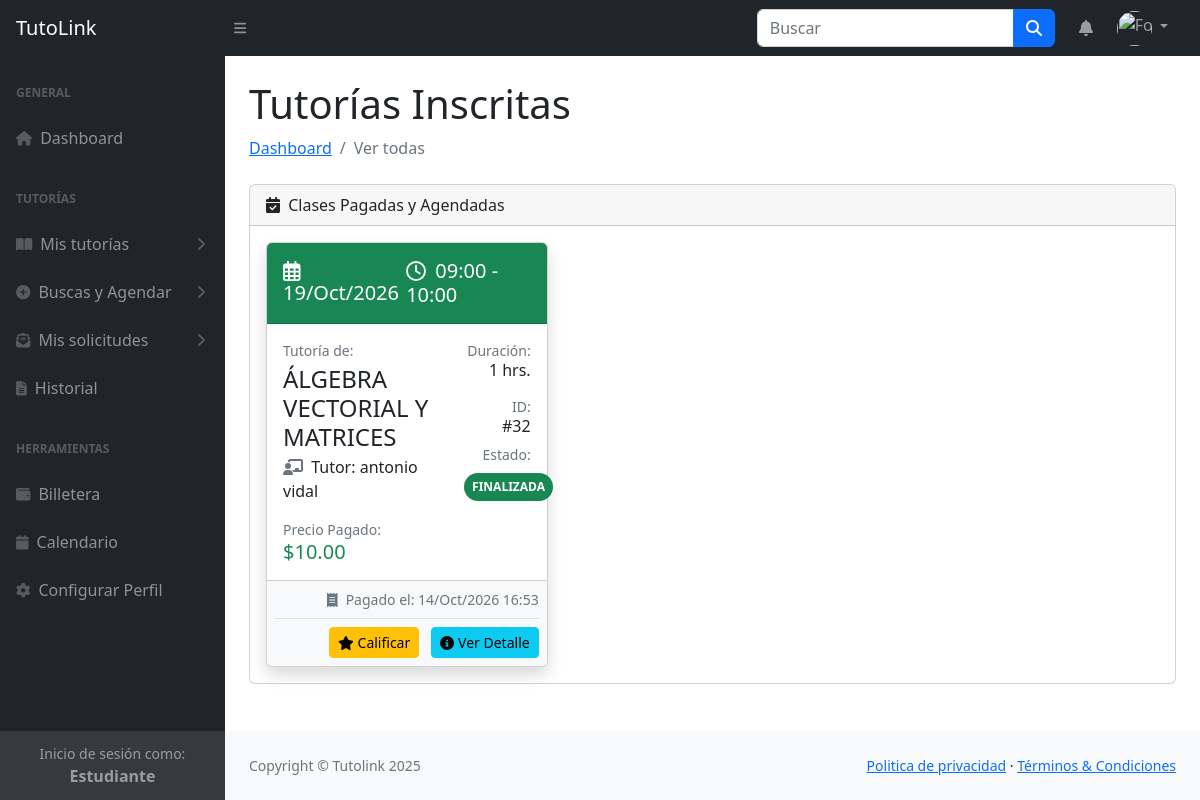
The page /Estudiante/VerTutorias.php (signed in) on the database its author committed.
### tables this page shows
CREATE TABLE `solicitudes_tutorias` (
  `id` int(11) NOT NULL AUTO_INCREMENT,
  `id_estudiante` int(11) NOT NULL,
  `id_tutor` int(11) NOT NULL,
  `id_oferta` int(11) NOT NULL,
  `fecha` date NOT NULL,
  `hora_inicio` time NOT NULL,
  `hora_fin` time NOT NULL,
  `duracion` decimal(3,1) NOT NULL,
  `precio_total` decimal(10,2) NOT NULL,
  `fecha_pago` datetime DEFAULT NULL,
  `estado` enum('PENDIENTE','ACEPTADA','CONFIRMADA','COMPLETADA','CANCELADA') DEFAULT 'PENDIENTE',
  `fecha_creacion` timestamp NOT NULL DEFAULT current_timestamp(),
  `fecha_cierre` datetime DEFAULT NULL,
  `fecha_cancelacion` datetime DEFAULT NULL,
  `link_sala_virtual` varchar(255) DEFAULT NULL,
  `motivo_rechazo` varchar(500) DEFAULT NULL,
  `comision_estudiante` decimal(10,2) DEFAULT NULL,
  `comision_tutor` decimal(10,2) DEFAULT NULL,
  `monto_neto_tutor` decimal(10,2) DEFAULT NULL,
  PRIMARY KEY (`id`),
  KEY `fk_solicitudes_estudiante` (`id_estudiante`),
  KEY `fk_solicitudes_tutor` (`id_tutor`),
  KEY `fk_solicitudes_oferta` (`id_oferta`),
  KEY `idx_sesion_grupal` (`id_tutor`,`id_oferta`,`fecha`,`hora_inicio`,`hora_fin`,`estado`),
  CONSTRAINT `fk_solicitudes_estudiante` FOREIGN KEY (`id_estudiante`) REFERENCES `usuarios` (`id`),
  CONSTRAINT `fk_solicitudes_oferta` FOREIGN KEY (`id_oferta`) REFERENCES `ofertas_tutorias` (`id`),
  CONSTRAINT `fk_solicitudes_tutor` FOREIGN KEY (`id_tutor`) REFERENCES `usuarios` (`id`)
);

CREATE TABLE `materias` (
  `id` int(11) NOT NULL AUTO_INCREMENT,
  `nombre_materia` varchar(100) NOT NULL,
  `descripcion` text DEFAULT NULL,
  PRIMARY KEY (`id`),
  UNIQUE KEY `nombre_materia` (`nombre_materia`)
);

CREATE TABLE `usuarios` (
  `id` int(11) NOT NULL AUTO_INCREMENT,
  `nombre` varchar(50) NOT NULL,
  `apellido` varchar(50) NOT NULL,
  `correo` varchar(100) NOT NULL,
  `telefono` varchar(20) DEFAULT NULL,
  `contrasena` varchar(255) NOT NULL,
  `rol` enum('estudiante','tutor','admin') NOT NULL,
  `perfil_imagen` varchar(255) DEFAULT NULL,
  `carrera` varchar(100) DEFAULT NULL,
  `anio_ciclo` varchar(20) DEFAULT NULL,
  `universidad_estudiante` varchar(100) DEFAULT NULL,
  `modalidad_tutor` varchar(50) DEFAULT NULL,
  `universidad_tutor` varchar(100) DEFAULT NULL,
  `descripcion` text DEFAULT NULL,
  `fecha_registro` timestamp NOT NULL DEFAULT current_timestamp(),
  PRIMARY KEY (`id`),
  UNIQUE KEY `correo` (`correo`)
);

### Estudiante/VerTutorias.php (the view, shortened to what this page needs)
<?php
include 'Includes/Nav.php';
include "../Includes/db.php";
$id_usuario = $_SESSION['id'];
$sql = "
    SELECT
        s.id AS solicitud_id,
        s.fecha,
        CASE
            WHEN s.estado = 'CONFIRMADA' AND s.fecha >= CURDATE()
            THEN COALESCE(d.hora_inicio, s.hora_inicio)
            ELSE s.hora_inicio
        END AS hora_inicio,
        CASE
            WHEN s.estado = 'CONFIRMADA' AND s.fecha >= CURDATE()
            THEN COALESCE(d.hora_fin, s.hora_fin)
            ELSE s.hora_fin
        END AS hora_fin,
        s.duracion, s.precio_total, s.estado, s.fecha_pago, s.id_tutor,
        m.nombre_materia AS materia,
        t.nombre AS nombre_tutor, t.apellido AS apellido_tutor,
        c.id AS calificacion_existente_id,
        c.calificacion AS calificacion_valor,
            CASE WHEN nh.id IS NOT NULL THEN 1 ELSE 0 END AS horario_modificado,
            nh.mensaje AS mensaje_cambio_horario,
            nh.horario_nuevo,
            nh.creada_en AS fecha_cambio_horario
    FROM solicitudes_tutorias s
    JOIN ofertas_tutorias o ON s.id_oferta = o.id
    JOIN usuarios t ON s.id_tutor = t.id
    JOIN materias m ON o.id_materia = m.id
    LEFT JOIN disponibilidad d ON d.id = (
        SELECT d2.id
        FROM disponibilidad d2
        WHERE d2.id_tutor = s.id_tutor
          AND d2.dia_semana = CASE WEEKDAY(s.fecha)
              WHEN 0 THEN 'LUNES'
              WHEN 1 THEN 'MARTES'
              WHEN 2 THEN 'MIÉRCOLES'
              WHEN 3 THEN 'JUEVES'
              WHEN 4 THEN 'VIERNES'
              WHEN 5 THEN 'SÁBADO'
              WHEN 6 THEN 'DOMINGO'
          END
        ORDER BY ABS(TIME_TO_SEC(d2.hora_inicio) - TIME_TO_SEC(s.hora_inicio)),
                 d2.hora_inicio
        LIMIT 1
    )
    LEFT JOIN calificaciones_tutorias c ON s.id = c.id_solicitud
    LEFT JOIN notificaciones_horario nh
        ON nh.id = (
            SELECT MAX(nh2.id)
            FROM notificaciones_horario nh2
            WHERE nh2.id_solicitud = s.id
              AND nh2.id_estudiante = s.id_estudiante
              AND nh2.leida = 0
        )
    WHERE s.id_estudiante = :estudiante_id
    AND s.estado IN ('CONFIRMADA', 'COMPLETADA')
    ORDER BY s.fecha DESC, s.hora_inicio DESC;
";
try {
    $stmt = $conn->prepare($sql);
    $stmt->bindParam(':estudiante_id', $id_usuario, PDO::PARAM_INT);
    $stmt->execute();
    $tutorias = $stmt->fetchAll(PDO::FETCH_ASSOC);
} catch (PDOException $e) {
    error_log("Error al cargar tutorías confirmadas: " . $e->getMessage());
    $tutorias = [];
    $total_horarios_modificados = 0;
    $error_db = "Error al cargar el historial de tutorías.";
}
?>
<!DOCTYPE html>
<html lang="es">
<head>
    <link href="css/styles.css" rel="stylesheet" />
    <link href="https://cdn.jsdelivr.net/npm/bootstrap@5.2.3/dist/css/bootstrap.min.css" rel="stylesheet" />
</head>
<body class="sb-nav-fixed">
    <div id="layoutSidenav">
        <div id="layoutSidenav_nav">
            <?php include 'Includes/NavIzquierdo.php'; ?>
        </div>
        <div id="layoutSidenav_content">
            <main>
                <div class="container-fluid px-4">
                    <h1 class="mt-4">Tutorías Inscritas</h1>
                    <ol class="breadcrumb mb-4">
                        <li class="breadcrumb-item"><a href="index.php">Dashboard</a></li>
                        <li class="breadcrumb-item active">Ver todas</li>
                    </ol>
                <div class="card mb-4">
                        <div class="card-header">
                            <i class="fas fa-calendar-check me-1"></i>
                            Clases Pagadas y Agendadas
                        </div>
                        <div class="card-body">
                            <?php if (count($tutorias) > 0): ?>
                                <div class="row row-cols-1 row-cols-lg-3 g-4">
                                    <?php foreach ($tutorias as $tutoria):
                                        $estado = htmlspecialchars($tutoria['estado']);
                                        $calificacion_existente_id = $tutoria['calificacion_existente_id'];
                                        $timestamp_inicio = strtotime($tutoria['fecha'] . ' ' . $tutoria['hora_inicio']);
                                        $timestamp_fin = strtotime($tutoria['fecha'] . ' ' . $tutoria['hora_fin']);
                                        $sesion_ya_paso = ($timestamp_fin < time());
                                        $mostrar_boton_calificar = false;
                                        $clase_card = 'border-start-secondary';
                                        $clase_estado = 'bg-secondary';
                                        $label_estado = $estado;
                                        if ($estado === 'COMPLETADA') {
                                            $clase_card = 'border-start-success';
                                            $clase_estado = 'bg-success';
                                            $label_estado = 'FINALIZADA';
                                            if (empty($calificacion_existente_id)) {
                                                $mostrar_boton_calificar = true;
                                            } else {
                                                $label_estado = 'FINALIZADA';
                                            }
                                        }
                                    $duracion_horas = floatval($tutoria['duracion']);
                                        if ($duracion_horas < 1 && $duracion_horas > 0) {
                                            $duracion_str = ($duracion_horas * 60) . ' min.';
                                        } elseif ($duracion_horas >= 1) {
                                            $duracion_str = rtrim(rtrim(number_format($duracion_horas, 2), '0'), '.') . ' hrs.';
                                        } else {
                                            $duracion_str = 'N/A';
                                        }
                                        ?>
                                        <div class="col" id="tutoria-<?= (int) $tutoria['solicitud_id'] ?>">
                                            <div class="card shadow h-100 <?= $clase_card ?> border-start-5">
                                                <div
                                                    class="card-header d-flex justify-content-between align-items-center p-3 text-white <?= $clase_estado ?>">
                                                    <div class="h5 mb-0">
                                                        <i class="far fa-calendar-alt me-2"></i>
                                                        <?= date('d/M/Y', strtotime($tutoria['fecha'])) ?>
                                                    </div>
                                                    <div class="h5 mb-0">
                                                        <i class="far fa-clock me-1"></i>
                                                        <?= date('H:i', $timestamp_inicio) ?> - <?= date('H:i', $timestamp_fin) ?>
                                                    </div>
                                                </div>
                                                <div class="card-body">
                                                    <div class="row">
                                                        <div class="col-12 col-md-8">
                                                            <p class="text-muted small mb-1">Tutoría de:</p>
                                                            <h4 class="text-uppercase mb-1 text-dark">
                                                                <?= htmlspecialchars($tutoria['materia']) ?>
                                                            </h4>
                                                            <p class="mb-3">
                                                                <i class="fas fa-chalkboard-teacher me-1 text-muted"></i>
                                                                Tutor:
                                                                <?= htmlspecialchars($tutoria['nombre_tutor'] . ' ' . $tutoria['apellido_tutor']) ?>
                                                            </p>
                                                            <div class="mt-3">
                                                                <div class="small text-muted">Precio Pagado:</div>
                                                                <h5 class="text-success mb-0">
                                                                    $<?= number_format($tutoria['precio_total'], 2) ?></h5>
                                                            </div>
                                                            </div>
                                                        <div class="col-12 col-md-4 text-md-end pt-3 pt-md-0">
                                                            <div class="small text-muted">Duración:</div>
                                                            <h6 class="text-dark mb-3">
                                                                <?= $duracion_str ?>
                                                            </h6>
                                                            <div class="small text-muted mt-2">ID:</div>
                                                            <h6 class="text-dark">
                                                                #<?= htmlspecialchars($tutoria['solicitud_id']) ?></h6>
                                                            <div class="small text-muted">Estado:</div>
                                                            <div class="mt-2">
                                                                <span class="badge rounded-pill <?= $clase_estado ?> p-2"><?= $label_estado ?></span>
                                                            </div>
                                                        </div>
                                                    </div>
                                                </div>
                                                <div class="card-footer bg-light p-2 text-end">
                                                    <small class="text-muted">
                                                        <i class="fas fa-receipt me-1"></i> Pagado el:
                                                        <?= date('d/M/Y H:i', strtotime($tutoria['fecha_pago'])) ?>
                                                    </small>
                                                    <div class="mt-2 pt-2 border-top">
                                                        <?php if ($mostrar_boton_calificar): ?>
                                                            <button type="button" class="btn btn-warning btn-sm me-2"
                                                                    data-bs-toggle="modal" data-bs-target="#modalCalificar-<?= $tutoria['solicitud_id'] ?>"
                                                                    title="Calificar la experiencia con el tutor">
                                                                <i class="fas fa-star"></i> Calificar
                                                            </button>
                                                        <?php elseif ($sesion_ya_paso && !empty($calificacion_existente_id)): ?>
                                                            <span class="badge bg-success"><i class="fas fa-check"></i> Calificado</span>
                                                        <?php endif; ?>
                                                        <button type="button" class="btn btn-info btn-sm"
                                                                data-bs-toggle="modal" data-bs-target="#modalDetalle-<?= $tutoria['solicitud_id'] ?>">
                                                            <i class="fas fa-info-circle"></i> Ver Detalle
                                                        </button>
                                                    </div>
                                                </div>
                                            </div>
                                        </div>
                                    <?php endforeach; ?>
                                </div>
                            <?php else: ?>
                                <div class="alert alert-info text-center">
                                    Aún no tienes tutorías confirmadas o pagadas en tu historial.
                                </div>
                            <?php endif; ?>
                        </div>
                    </div>
                </div>
            </main>
            <?php include 'Includes/Footer.php'; ?>
        </div>
    </div>
</body>
</html>

### rows shown on the page
solicitudes_tutorias: fecha "19/Oct/2026", timestamp_inicio "09:00", timestamp_fin "10:00", materias.nombre_materia "ÁLGEBRA VECTORIAL Y MATRICES", id_tutor.apellido "antonio vidal", precio_total "10.00", duracion "1 hrs.", id "32", estado "FINALIZADA", fecha_pago "14/Oct/2026 16:53"
